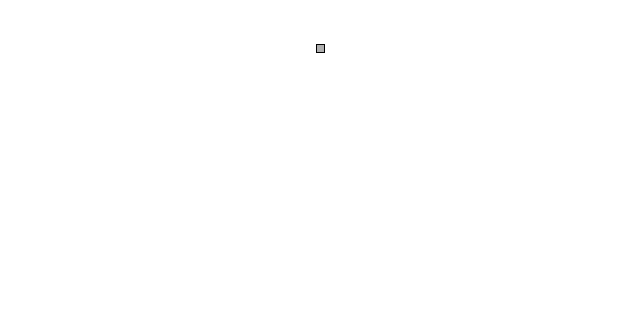
Frame 1 (no input)
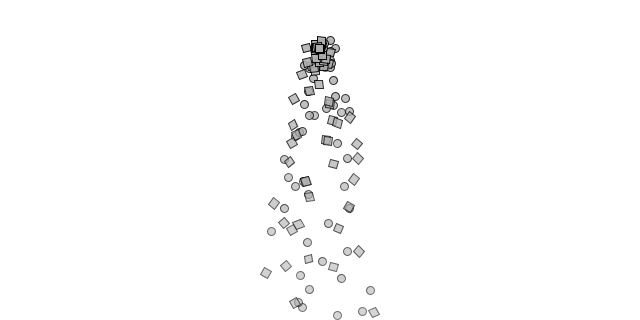
Frame 60 (the mouse pressed at the canvas centre just before this capture)
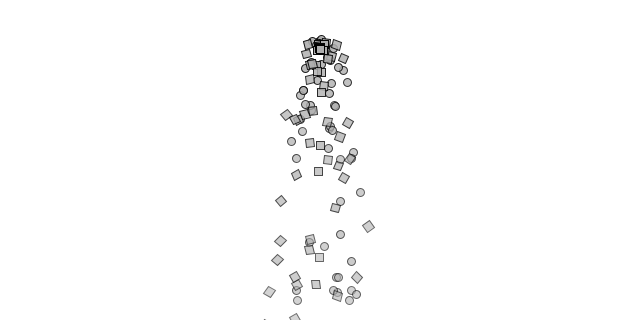
Frame 120 (the mouse held since frame 60 and released just before this capture)

The Processing sketch that drew these frames (run headless with seeded random() and noise(); from frame 60 on, the mouse is pressed at the canvas centre):

// Processing sketch: Leanparticle
// ── Leanparticle.pde
ParticleSystem ps;

void setup() {
    size(640, 320);
    ps = new ParticleSystem(new PVector(width/2, 50));
}

void draw() {
    background(255);

    PVector gravity = new PVector(0, 0.2);

    ps.applyForce(gravity);
    ps.addParticle();
    ps.run();
}

// ── Confetti.pde
class Confetti extends Particle {
    Confetti(PVector l) {
        super(l);
    }

    void display() {
        float theta = map(location.x, 0, width, 0, TWO_PI*2);
        rectMode(CENTER);

        fill(175, lifespan);;
        stroke(0, lifespan);

        pushMatrix();
        translate(location.x, location.y);
        rotate(theta);
        rect(0, 0, 8, 8);
        popMatrix();
    }
}
// ── Particle.pde
class Particle {
    PVector location;
    PVector velocity;
    PVector acceleration;
    float lifespan;

    float mass = 1;

    Particle(PVector l) {
        location        = l.get();
        acceleration    = new PVector(0, 0);
        velocity        = new PVector(random(-1, 1), random(-2, 0));
        lifespan        = 255.0;
    }

    void applyForce(PVector force) {
      PVector f = force.get();
      f.div(mass);
      acceleration.add(f);
    }

    void run() {
        update();
        display();
    }

    void update() {
        velocity.add(acceleration);
        location.add(velocity);
        acceleration.mult(0);
        lifespan -= 2.0;
    }

    void display() {
        stroke(0, lifespan);
        fill(175, lifespan);
        ellipse(location.x, location.y, 8, 8);
    }

    boolean isDead() {
        if (lifespan < 0.0) {
            return true;
        }

        return false;
    }
}

// ── ParticleSystem.pde
import java.util.Iterator;

class ParticleSystem {
    ArrayList<Particle> particles;
    ArrayList<Confetti> confetti;
    PVector origin;

    ParticleSystem(PVector location) {
        origin = location.get();
        particles = new ArrayList<Particle>();
        confetti =  new ArrayList<Confetti>();
    }

    void addParticle() {
        particles.add(new Particle(origin));
        confetti.add(new Confetti(origin));
    }

    void applyForce(PVector f) {
      for (Particle p: particles) {
        p.applyForce(f);
      }

      for (Particle p: confetti) {
        p.applyForce(f);
      }
    }

    void run () {
        Iterator<Particle> it = particles.iterator();
        while(it.hasNext()) {
            Particle p = it.next();
            p.run();

            if (p.isDead()) {
                it.remove();
            }
        }

        Iterator<Confetti> it2 = confetti.iterator();
        while(it2.hasNext()) {
            Confetti c = it2.next();
            c.run();

            if (c.isDead()) {
                it2.remove();
            }
        }
    }
}

// ── Repeller.pde
class Repeller {
  float strength = 100;
  PVector location;
  float r = 10;

  Repeller(float x, float y) {
    location = new PVector(x, y);
  }

  void display() {
    stroke(0);
    fill(255);
    ellipse(location.x,location.y, r *2, r*2);
  }

  PVector repel(Particle p) {
    PVector dir = PVector.sub(location, p.location);
    float d  = dir.mag();
    d = constrain(d, 5, 100);
    dir.normalize();
    float force = -1 * strength / (d * d);
    dir.mult(force);
    return dir;
  }
}
